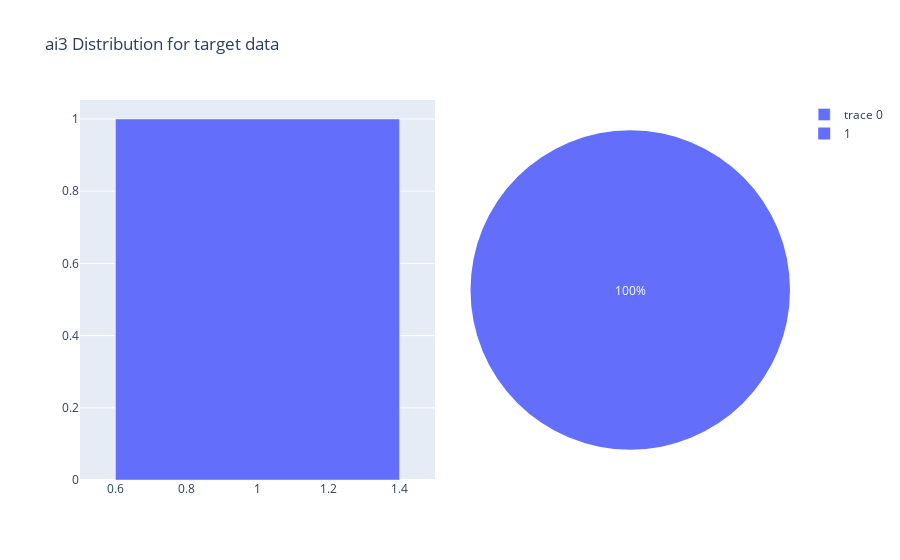

The code cell stored with this chart in its notebook:
### Code cell
pie_plot(df_train[df_train['ai3']>=29.9], 'ai3')

### Figure 1 — Plotly figure (JSON) as saved in the notebook; plotly's stock layout.template omitted (floating-point values rounded to 4 significant figures)
{"data": [{"type": "bar", "x": [1], "y": [1]}, {"domain": {"x": [0.55, 1]}, "labels": [1], "type": "pie", "values": [1]}], "layout": {"autosize": true, "title": {"text": "ai3 Distribution for target data"}, "xaxis": {"autorange": true, "domain": [0, 0.5], "range": [0.5, 1.5], "type": "linear"}, "yaxis": {"autorange": true, "range": [0, 1.053], "type": "linear"}}}
